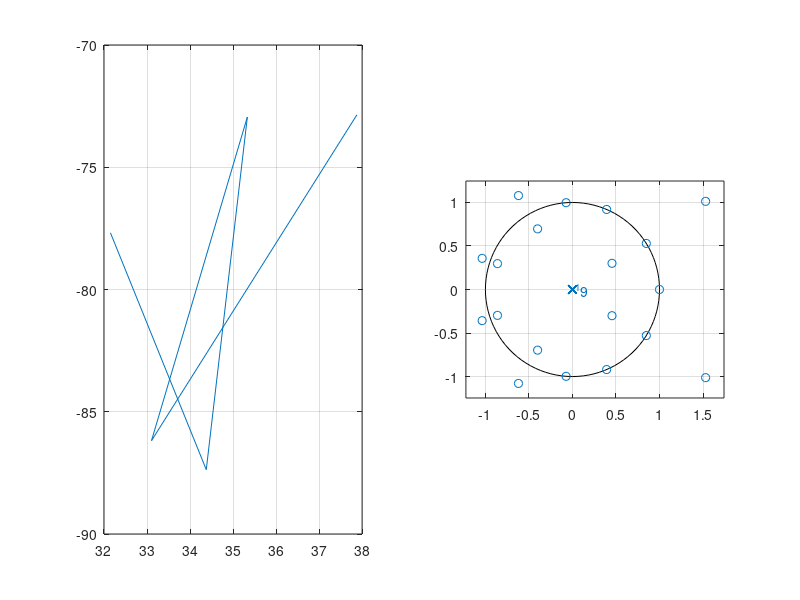

Source code (MATLAB):
clear all;
close all;
clc;

N = 10;
bi = 2*(rand(1, N)-0.5);

%% Tipo I - LP, HP, BS, BP
b = [bi (2*rand(1,1)-0.5) flip(bi)];
subplot(122)
zplane(b, 1)
subplot(121)
[h, w] = freqz(b, 1, 'whole')
% plot(w/pi, 20*log10(abs(h))); grid on;
% plot(w/pi, unwrap(angle(h))/pi); grid on;
grpdelay(b, 1)

%% Tipo II - LP, BP
% tem um zero em -1
b = [bi flip(bi)];
subplot(122)
zplane(b, 1)
subplot(121)
[h, w] = freqz(b, 10000, 'whole');
plot(w/pi, 20*log10(abs(h))); grid on;

%% Tipo III - BP
% tem um zero em 1 e -1
b = [bi 0 -flip(bi)];
subplot(122)
zplane(b, 1)
subplot(121)
[h, w] = freqz(b, 10000, 'whole');
plot(w/pi, 20*log10(abs(h))); grid on;

%% Tipo IV - BP, HP
% tem um zero em 1
b = [bi -flip(bi)];
subplot(122)
zplane(b, 1)
subplot(121)
[h, w] = freqz(b, 10000, 'whole');
plot(w/pi, 20*log10(abs(h))); grid on;
